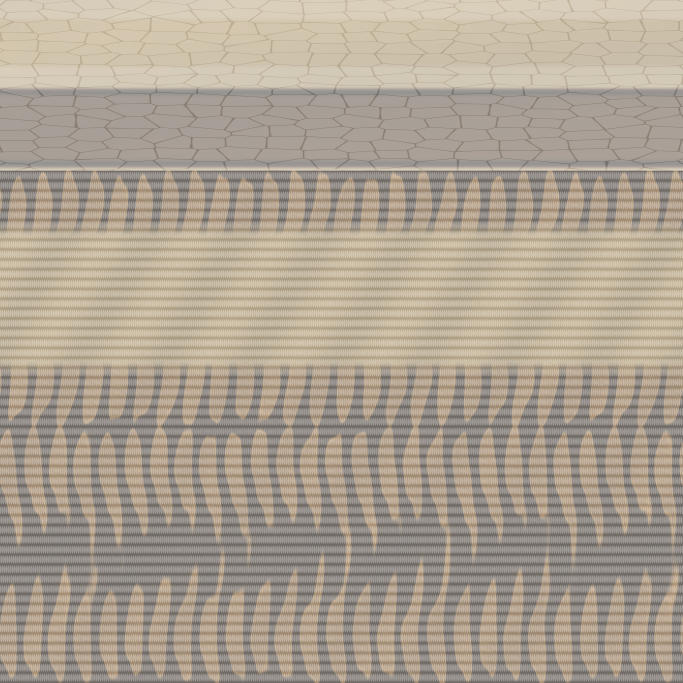
#> input picture assets/python/skin.png, 2048 x 2048 px, found by its file name (shown at 1/3 size); its folder holds 3 pictures in this run
$ python package_python.py
#> lines starting #> are read from the running program, lines starting #| are printed output that depends on the picture
"""Package the Blender atlas for the web. Requires Pillow only for asset builds."""
from pathlib import Path
from PIL import Image

root = Path(__file__).resolve().parents[2]
assets = root / 'data/database/dashboard/static/models/python'
source = root / 'assets/python'
for name in ('skin', 'normal'):
    image = Image.open(assets / f'{name}.png').convert('RGB')
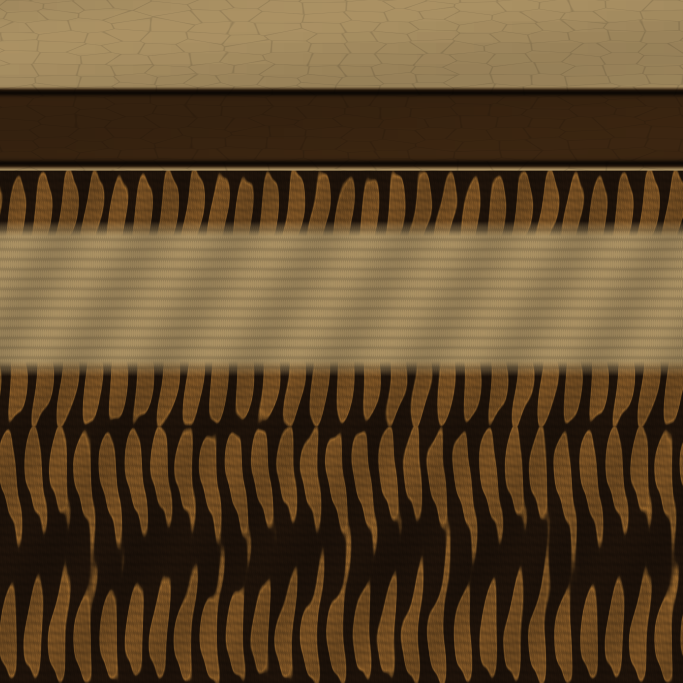
#> image: PIL image 2048x2048 RGB (shown at 1/3 size); mean R, G, B 94.3, 72, 42.9
    image.save(assets / f'{name}.webp', 'WEBP', lossless=name == 'normal', quality=92, method=6)
    # Masters belong with the editable scene; the server only needs WebP.
    (source / f'{name}.png').write_bytes((assets / f'{name}.png').read_bytes())
    (assets / f'{name}.png').unlink()
#> (the run stopped early here; a loop or call above may not have finished)
